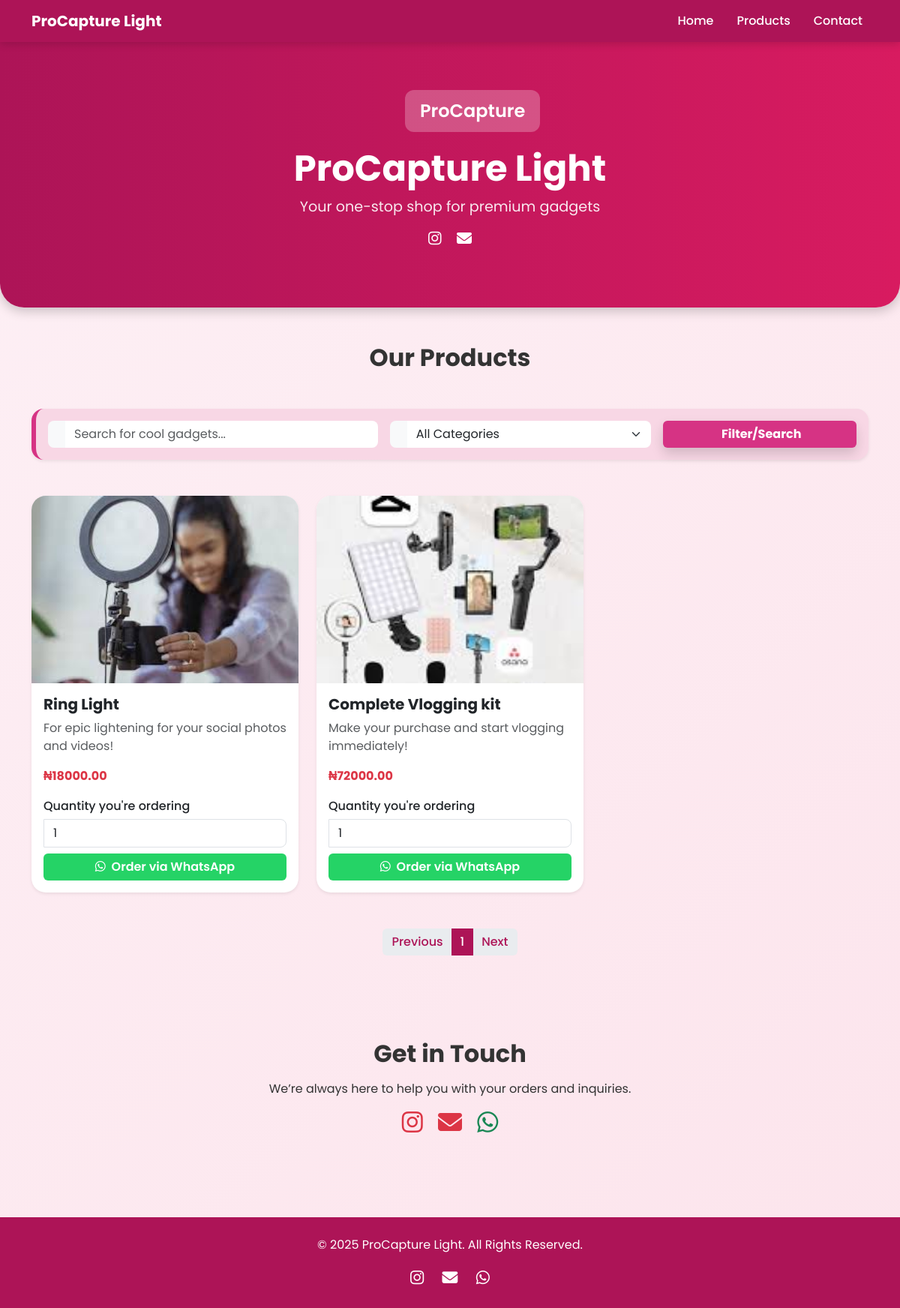
The page / on the database its author committed.
### products/models.py (models this page shows, shortened)
class Product(models.Model):
    category = models.ForeignKey(Category, on_delete=models.SET_NULL, null=True, blank=True)
    name = models.CharField(max_length=200)
    price = models.DecimalField(max_digits=10, decimal_places=2)
    description = models.TextField(blank=True)
    image = models.ImageField(upload_to="products/", blank=True, null=True)

### products/views.py (the view)
# urls.py: path("", product_list, name="home"),
def product_list(request):
    products_qs = Product.objects.all().order_by("-id")
    categories = Category.objects.all()
    query = request.GET.get("q")
    if query:
        products_qs = products_qs.filter(name__icontains=query) | products_qs.filter(description__icontains=query)
    category_filter = request.GET.get("category")
    if category_filter and category_filter != "all":
        products_qs = products_qs.filter(category__id=category_filter)
    paginator = Paginator(products_qs, 6)
    page_number = request.GET.get("page")
    products = paginator.get_page(page_number)
    context = {
        "products": products,
        "categories": categories,
        "query": query,
        "selected_category": category_filter,
    }
    return render(request, "products/index.html", context)

### products/templates/products/index.html (shortened to what this page needs)
<!DOCTYPE html>
<html lang="en">
<head>
  <link href="https://cdn.jsdelivr.net/npm/bootstrap@5.3.0/dist/css/bootstrap.min.css" rel="stylesheet">
  <link rel="stylesheet" href="https://cdnjs.cloudflare.com/ajax/libs/font-awesome/6.5.0/css/all.min.css">
  <link href="https://cdn.jsdelivr.net/npm/aos@2.3.4/dist/aos.css" rel="stylesheet">
</head>
<body>
  <nav class="navbar navbar-expand-lg fixed-top">
    <div class="container">
      <a class="navbar-brand" href="#">ProCapture Light</a>
      <div class="collapse navbar-collapse justify-content-end" id="navbarNav">
        <ul class="navbar-nav">
          <li class="nav-item"><a class="nav-link" href="#hero">Home</a></li>
          <li class="nav-item"><a class="nav-link" href="#products">Products</a></li>
          <li class="nav-item"><a class="nav-link" href="#contact">Contact</a></li>
        </ul>
      </div>
    </div>
  </nav>
  <section id="hero" class="hero" data-aos="fade-down">
    <div class="logo">
      <span class="logo-placeholder">ProCapture</span>
    </div>
    <h1>ProCapture Light</h1>
    <p>Your one-stop shop for premium gadgets</p>
    <div class="mt-3">
      <a href="https://instagram.com" target="_blank" class="text-white me-3"><i class="fab fa-instagram fa-lg"></i></a>
      <a href="mailto:info@procapturelight.com" class="text-white"><i class="fas fa-envelope fa-lg"></i></a>
    </div>
  </section>
<div id="products" class="container py-5">
  <h2 class="text-center fw-bold mb-5" data-aos="fade-up">Our Products</h2>
<div class="search-filter-wrapper mb-5 p-3 rounded-4 shadow-sm">
  <form method="get" class="row g-3 align-items-center">
    <div class="col-md-5 col-sm-12">
      <div class="input-group">
        <span class="input-group-text bg-deep-pink text-white border-0">
        </span>
        <input
          type="text"
          name="q"
          value="{{ query|default:'' }}"
          class="form-control border-0"
          placeholder="Search for cool gadgets..."
        >
      </div>
    </div>
    <div class="col-md-4 col-sm-6">
      <div class="input-group">
        <span class="input-group-text bg-deep-pink text-white border-0">
        </span>
        <select name="category" class="form-select border-0" onchange="this.form.submit()">
          <option value="all">All Categories</option>
        </select>
      </div>
    </div>
    <div class="col-md-3 col-sm-6">
      <button type="submit" class="btn btn-deep-pink w-100 fw-bold shadow">
         Filter/Search
      </button>
    </div>
  </form>
</div>
  <div class="row g-4">
    {% for product in products %}
    <div class="col-md-4 col-sm-6" data-aos="zoom-in" data-aos-delay="{{ forloop.counter0|add:100 }}">
      <div class="card h-100 shadow-sm">
        {% if product.image %}
        <img src="{{ product.image.url }}" class="card-img-top" alt="{{ product.name }}">
        {% endif %}
        <div class="card-body d-flex flex-column">
          <h5 class="card-title fw-bold">{{ product.name }}</h5>
          <p class="card-text text-muted">{{ product.description|truncatechars:100 }}</p>
          <p class="fw-bold text-danger mb-3">₦{{ product.price }}</p>
          <form class="mt-auto"
            onsubmit="event.preventDefault();
            window.open(`https://wa.me/2348123456789?text=Hello PROCAPTURE LIGHT! I want to order {{ product.name }} (₦{{ product.price }}). Quantity: ${this.qty.value}`, '_blank')">
            <label for="qty-{{ forloop.counter }}" class="qty-label">Quantity you're ordering</label>
            <input type="number" id="qty-{{ forloop.counter }}" name="qty" value="1" min="1" class="form-control mb-2">
            <button type="submit" class="btn btn-success w-100"><i class="fab fa-whatsapp me-1"></i> Order via WhatsApp</button>
          </form>
        </div>
      </div>
    </div>
    {% empty %}
    <p class="text-center">No products available yet.</p>
    {% endfor %}
  </div>
  <nav aria-label="Page navigation">
    <ul class="pagination justify-content-center mt-5">
      {% if products.has_previous %}
        <li class="page-item">
          <a class="page-link" href="?page={{ products.previous_page_number }}">Previous</a>
        </li>
      {% else %}
        <li class="page-item disabled"><span class="page-link">Previous</span></li>
      {% endif %}
      {% for num in products.paginator.page_range %}
        {% if products.number == num %}
          <li class="page-item active"><span class="page-link">{{ num }}</span></li>
        {% else %}
          <li class="page-item"><a class="page-link" href="?page={{ num }}">{{ num }}</a></li>
        {% endif %}
      {% endfor %}
      {% if products.has_next %}
        <li class="page-item">
          <a class="page-link" href="?page={{ products.next_page_number }}">Next</a>
        </li>
      {% else %}
        <li class="page-item disabled"><span class="page-link">Next</span></li>
      {% endif %}
    </ul>
  </nav>
</div>
  <section id="contact" class="text-center py-5" data-aos="fade-up">
    <h2 class="fw-bold mb-3">Get in Touch</h2>
    <p>We’re always here to help you with your orders and inquiries.</p>
    <div class="mt-3">
      <a href="https://instagram.com" target="_blank" class="me-3 text-danger"><i class="fab fa-instagram fa-2x"></i></a>
      <a href="mailto:info@procapturelight.com" class="me-3 text-danger"><i class="fas fa-envelope fa-2x"></i></a>
      <a href="https://wa.me/2348164203874" target="_blank" class="text-success"><i class="fab fa-whatsapp fa-2x"></i></a>
    </div>
  </section>
  <footer>
    <p>© 2025 ProCapture Light. All Rights Reserved.</p>
    <div>
      <a href="https://instagram.com" target="_blank"><i class="fab fa-instagram"></i></a>
      <a href="mailto:info@procapturelight.com"><i class="fas fa-envelope"></i></a>
      <a href="https://wa.me/2348164203874" target="_blank"><i class="fab fa-whatsapp"></i></a>
    </div>
  </footer>
</body>
</html>

### products/templates/products/index.html (style rules this page uses)
body { font-family: 'Poppins', sans-serif; background: linear-gradient(135deg, #fdf0f5, #fce4ec); color: #333; scroll-behavior: smooth; }
.navbar { background: #ad1457; box-shadow: 0 3px 10px rgba(0,0,0,0.15); }
.navbar-brand { font-weight: 700; color: #fff !important; }
.navbar-nav .nav-link { color: #fff !important; margin-left: 15px; font-weight: 500; }
.hero { background: linear-gradient(to right, #ad1457, #d81b60); color: #fff; text-align: center; padding: 120px 20px 80px; border-radius: 0 0 2rem 2rem; box-shadow: 0 5px 15px rgba(0,0,0,0.2); }
.hero h1 { font-weight: 700; font-size: 3rem; }
.hero p { font-size: 1.2rem; opacity: 0.9; }
.logo { max-width: 120px; margin: 0 auto 20px; }
.logo-placeholder { font-size: 1.5rem; font-weight: 600; background: rgba(255,255,255,0.25); padding: 10px 20px; border-radius: 12px; display: inline-block; }
.card { border: none; border-radius: 1.2rem; transition: all 0.3s ease; background: #fff; }
.card img { border-radius: 1.2rem 1.2rem 0 0; object-fit: cover; height: 250px; }
.qty-label { font-weight: 500; margin-bottom: 5px; }
.btn-success { background: #25D366; border: none; font-weight: 600; transition: all 0.3s ease; animation: bounceIn 1s; }
footer { background: #ad1457; color: #fff; text-align: center; padding: 25px 10px; margin-top: 60px; }
footer a { color: #fff; margin: 0 10px; font-size: 1.3rem; transition: 0.3s; }
.pagination .page-link { color: #ad1457; border: none; font-weight: 500; }
.pagination .active .page-link { background-color: #ad1457; border-color: #ad1457; color: #fff; }
:root { --deep-pink: #d63384; --soft-pink: #f8d7e5; --hover-pink: #c21873; }
.search-filter-wrapper { background: var(--soft-pink); border-left: 6px solid var(--deep-pink); }
.btn-deep-pink { background: var(--deep-pink); border: none; color: #fff; transition: all 0.3s ease; }
.input-group-text { border-radius: 0.5rem 0 0 0.5rem; }
.form-control, .form-select { border-radius: 0 0.5rem 0.5rem 0; box-shadow: none; }

### rows shown on the page
Product: image (picture), name "Ring Light", description "For epic lightening for your social photos and videos!", price "18000.00"
Product: image (picture), name "Complete Vlogging kit", description "Make your purchase and start vlogging immediately!", price "72000.00"

### other values the page prints
{{ num }} "1"
